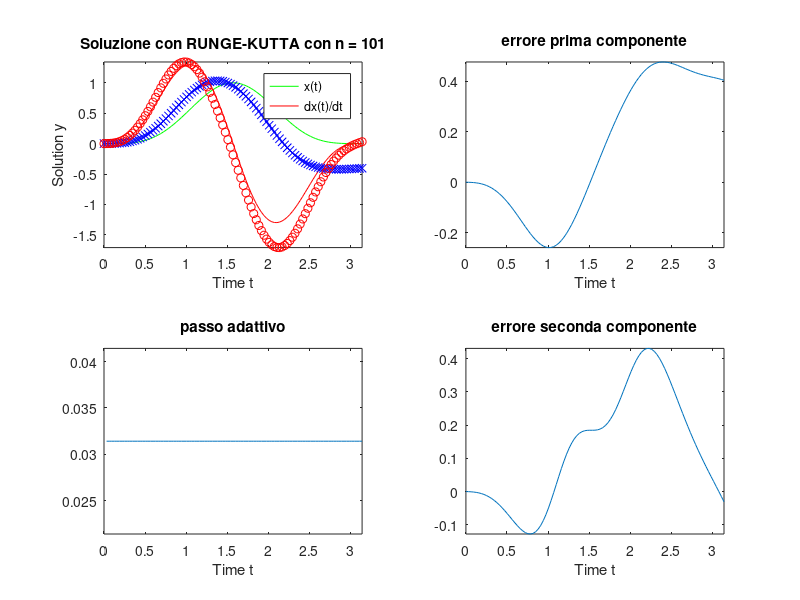

MATLAB code for this plot:
clc;                                               % Clears the screen
clear all;
close all;

tspan = [0,pi];
h=0.01*tspan(2);        % frazione decimale di pi-->100 passi 
t = tspan(1):h:tspan(2);                                        
i = zeros(1,length(t)); 
y1(1) = 0;     
y2(1) = 0;% initial condition
mu = 1;
% Termini forzanti già presenti nel file del De Falco
x   = @(t) sin (t) .^ 4;
xp  = @(t) 4 * sin (t) .^ 3 .* cos (t);
xpp = @(t) 4 * (3 * sin (t) .^ 2 .* cos (t) .^2 - sin (t) .^ 4);
mu  = 1;
f   = @(t) xpp(t) - mu * (1 - x(t).^2) .* xp(t) + x(t);
% Sistema differenziale
y1_dot = @(t, y2) y2;
y2_dot = @(t, y1, y2) mu*(1-y1^2)*y2-y1+f(t);  

for i=1:(length(t)-1)                              % calculation loop
    k1_1 = y1_dot(t(i), y2(i));
    k1_2 = y2_dot(t(i), y1(i), y2(i));
    k2_1 = y1_dot(t(i)+.5*h, y2(i)+.5*k1_2*h);
    k2_2 = y2_dot(t(i)+.5*h, y1(i)+.5*k1_1*h, y2(i)+.5*k1_2*h);
    k3_1 = y1_dot(t(i)+.5*h, y2(i)+.5*k2_2+h);
    k3_2 = y2_dot(t(i)+.5*h, y1(i)+.5*k2_1*h, y2(i)+.5*k2_2+h);
    k4_1 = y1_dot(t(i)+h, y2(i)+k3_2*h);
    k4_2 = y2_dot(t(i)+h, y1(i)+k3_1*h, y2(i)+k3_2*h);

    y1(i+1) = y1(i) + (1/6)*(k1_1+2*k2_1+2*k3_1+k4_1)*h;
    y2(i+1) = y2(i) + (1/6)*(k1_2+2*k2_2+2*k3_2+k4_2)*h;
    
end


% Linea continua soluzione esatta, x e o soluzione numerica

subplot(2,2,1)
plot (t, x(t),'g', t, xp(t),'r', t, y1, 'xb', t, y2, 'or')
title (['Soluzione con RUNGE-KUTTA con n = ',int2str(length(t))])
xlabel('Time t');
ylabel('Solution y');
legend('x(t)','dx(t)/dt')
axis([tspan(1) tspan(2) -inf inf])

subplot(2,2,2)
plot (t, x(t) - y1)
title ('errore prima componente')
xlabel('Time t');
axis([tspan(1) tspan(2) -inf inf])

subplot(2,2,4)
plot (t, xp(t) - y2)
title ('errore seconda componente')
xlabel('Time t');
axis([tspan(1) tspan(2) -inf inf])

subplot(2,2,3)
plot (t(2:end), diff (t))
title ('passo adattivo')
xlabel('Time t');
axis([tspan(1) tspan(2) h-0.01 h+0.01])
